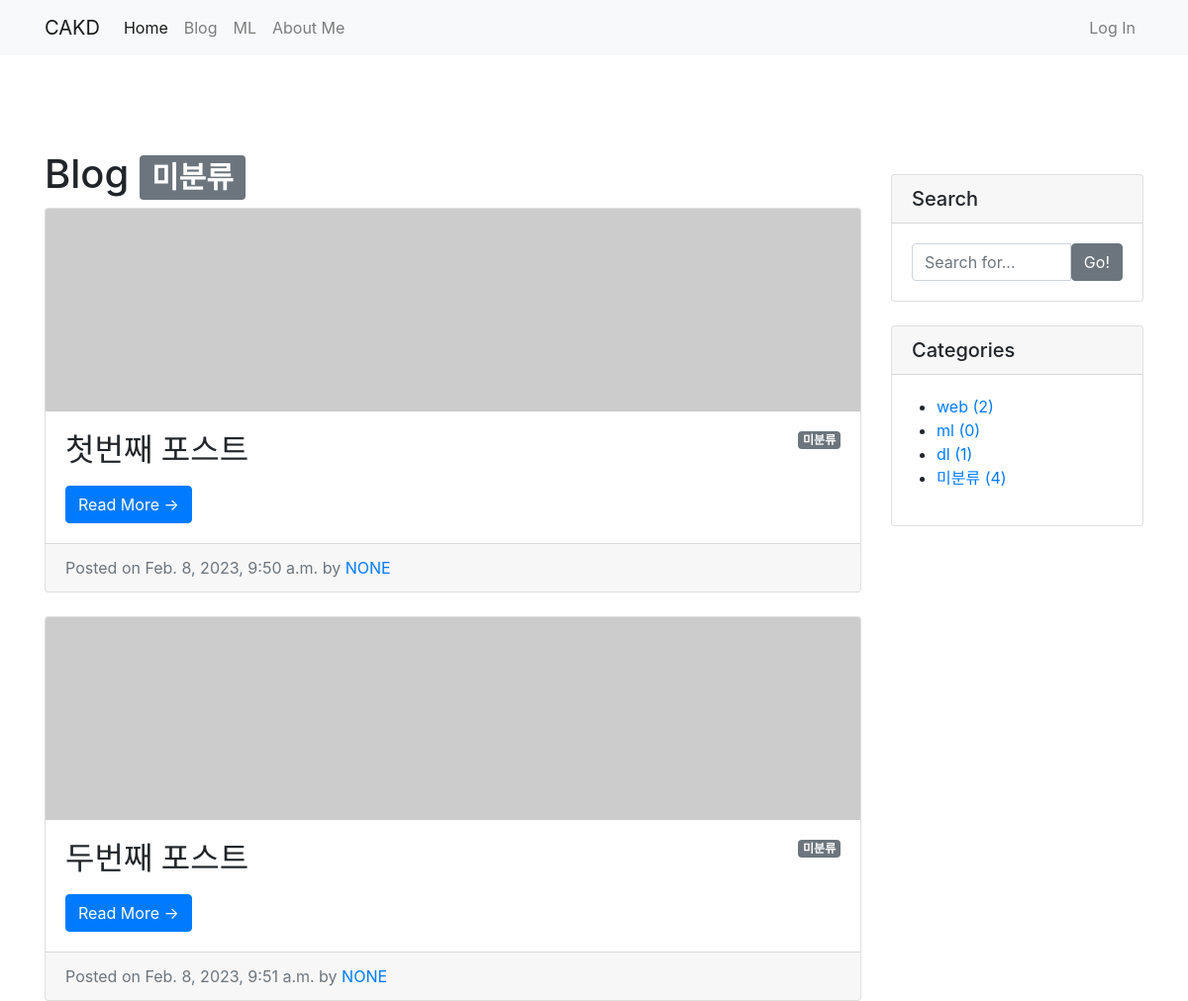
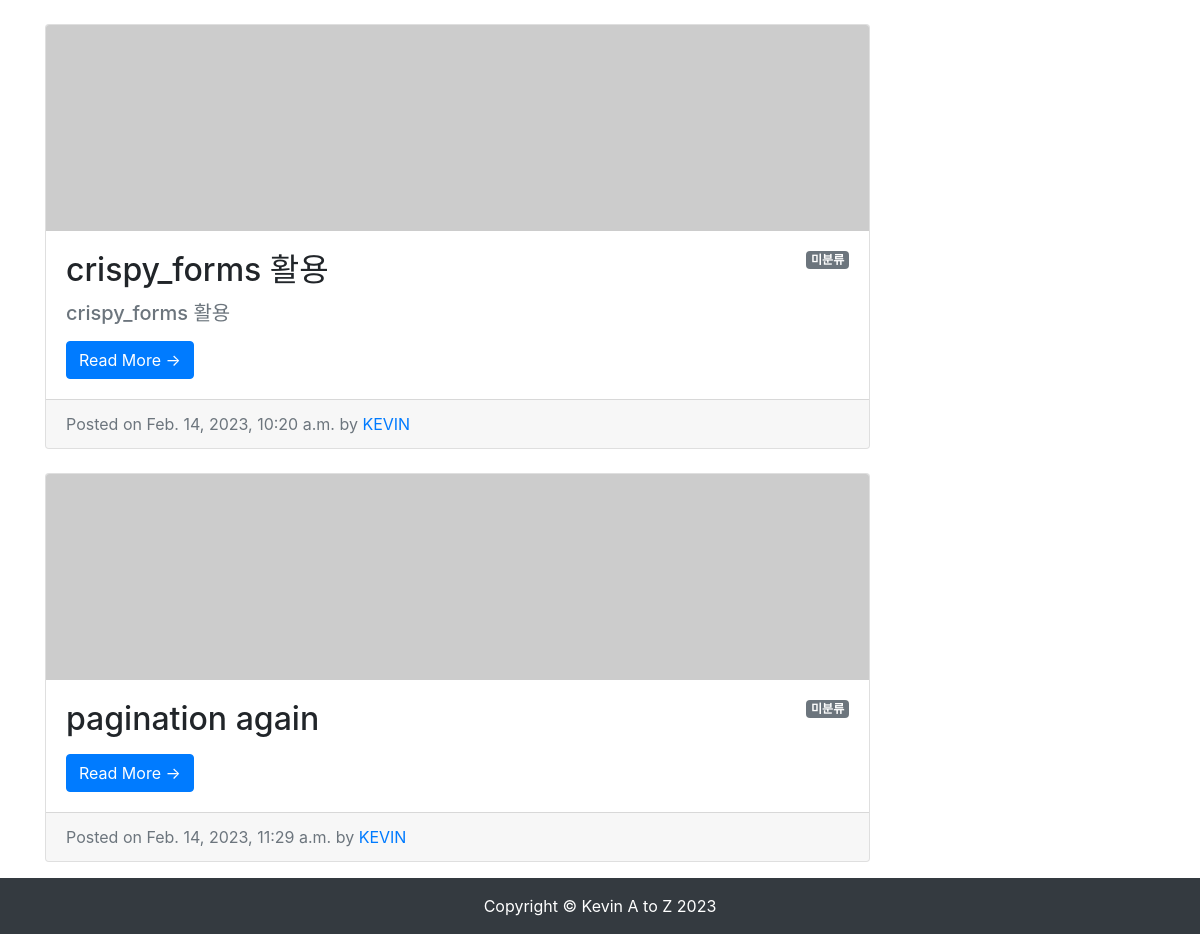
The app's page /blog/category/no_category/ with its own data (2 pictures, top to bottom).
### blog/models.py (models this page shows, shortened)
class Post(models.Model):
    title = models.CharField(max_length=30)
    hook_text = models.CharField(max_length=100, blank=True)
    content = models.TextField()
    head_image = models.ImageField(upload_to='blog/images/%Y/%m/%d/', blank=True)
    file_upload = models.FileField(upload_to='blog/files/%Y/%m/%d/', blank=True)
    created_at = models.DateTimeField(auto_now_add=True)
    updated_at = models.DateTimeField(auto_now=True)
    author = models.ForeignKey(User, null=True, on_delete=models.SET_NULL)
    category = models.ForeignKey(Category, null=True, blank=True, on_delete=models.SET_NULL)
    tags = models.ManyToManyField(Tag, blank=True)
    def get_absolute_url(self): # 객체의 상세 페이지로 이동할 수 있는 링크를 만들 수 있음. url 생성 규칙을 정의하는 메서드
        return f'/blog/{self.pk}/'
    def get_content_markdown(self):
        return markdown(self.content)

class Category(models.Model):
    name = models.CharField(max_length=50, unique=True)
    slug = models.SlugField(max_length=200, unique=True, allow_unicode=True)
    def __str__(self):
        return self.name
    def get_absolute_url(self):
        return f'/blog/category/{self.slug}/'
    class Meta:
        verbose_name_plural = 'categories'

### blog/views.py (the view)
# urls.py: path('category/<str:slug>/', views.category_page),
def category_page(request, slug):
    if slug == 'no_category':
        category = '미분류'
        post_list = Post.objects.filter(category=None)
    else:
        category = Category.objects.get(slug=slug)
        post_list = Post.objects.filter(category=category)
    return render(
        request,
        'blog/post_list.html',
        {
            'post_list': post_list,
            'categories': Category.objects.all(),
            'no_category_post_count': Post.objects.filter(category=None).count(),
            'category': category,
        }
    )

### blog/templates/blog/post_list.html (shortened to what this page needs)
{% extends 'blog/base.html' %}
{% block main_area %}
    <h1>Blog
        {% if category %}<span class="badge badge-secondary">{{ category }}</span>{% endif %}
    </h1>
    {% if post_list.exists %}
    {% for p in post_list %}
    <div class="card mb-4" id="post-{{p.pk}}">
        {% if p.head_image %}
            <img class="card-img-top" src="{{ p.head_image.url }}" alt="{{ p }} head image">
        {% else %}
            <img class="card-img-top" src="https://picsum.photos/seed/{{ p.id }}/800/200" alt="random_image">
        {% endif %}
        <div class="card-body">
            {% if p.category %}
                <span class="badge badge-secondary float-right">{{ p.category }}</span>
            {% else %}
                <span class="badge badge-secondary float-right">미분류</span>
            {% endif %}
            <h2 class="card-title">{{ p.title}}</h2>
            {% if p.hook_text %}
                <h5 class="text-muted">{{ p.hook_text }}</h5>
            {% endif %}
            <a href="{{ p.get_absolute_url }}" class="btn btn-primary">Read More &rarr;</a>
        </div>
        <div class="card-footer text-muted">
            Posted on {{ p.created_at}} by
            <a href="#">{{p.author | upper}}</a>
        </div>
    </div>
{% endfor %}
    {% else %}
        <h3>아직 게시물이 없습니다.</h3>
    {% endif %}
{% endblock %}

### blog/templates/blog/base.html (shortened to what this page needs)
<!DOCTYPE html>
<html lang="en">
<head>
    <link rel="stylesheet" href="https://cdn.jsdelivr.net/npm/bootstrap@4.5.3/dist/css/bootstrap.min.css">
</head>
<body>
    {% include 'blog/navbar.html' %}
    <div class="container pt-5 my-5">
        <div class="row">
            <div class="col-md-8 col-lg-9" id="main-area">
                {% block main_area %}
                {% endblock %}
            </div>
            <div class="col-md-4 col-lg-3">
                <div class="card my-4">
                    <h5 class="card-header">Search</h5>
                    <div class="card-body">
                        <div class="input-group">
                            <input type="text" class="form-control" placeholder="Search for..." id="search-input">
                            <span class="input-group-btn">
                                    <button class="btn btn-secondary" type="button" onclick="searchPost();">Go!</button>
                                </span>
                        </div>
                    </div>
                </div>
                <div class="card my-4" id="categories-card">
                    <h5 class="card-header">Categories</h5>
                    <div class="card-body">
                        <div class="row">
                            <ul>
                                {% for category in categories %}
                                <li>
                                    <a href="{{ category.get_absolute_url }}">{{ category }} ({{ category.post_set.count }})</a>
                                </li>
                                {% endfor %}
                                <li>
                                    <a href="/blog/category/no_category/">미분류 ({{ no_category_post_count }})</a>
                                </li>
                            </ul>
                        </div>
                    </div>
                </div>
            </div>
        </div>
    </div>
    {% include 'blog/footer.html' %}
</body>
</html>

### records on screen
Post: shows "미분류", title "첫번째 포스트", created_at "Feb. 8, 2023, 9:50 a.m.", author "NONE"
Post: shows "미분류", title "두번째 포스트", created_at "Feb. 8, 2023, 9:51 a.m.", author "NONE"
Post: shows "미분류", title "crispy_forms 활용", hook_text "crispy_forms 활용", created_at "Feb. 14, 2023, 10:20 a.m.", author "KEVIN"
Post: shows "미분류", title "pagination again", created_at "Feb. 14, 2023, 11:29 a.m.", author "KEVIN"
Category: name "web", post_set.count "2"
Category: name "ml", post_set.count "0"
Category: name "dl", post_set.count "1"

### other values on screen
{{ category }} "미분류"
{{ no_category_post_count }} "4"
